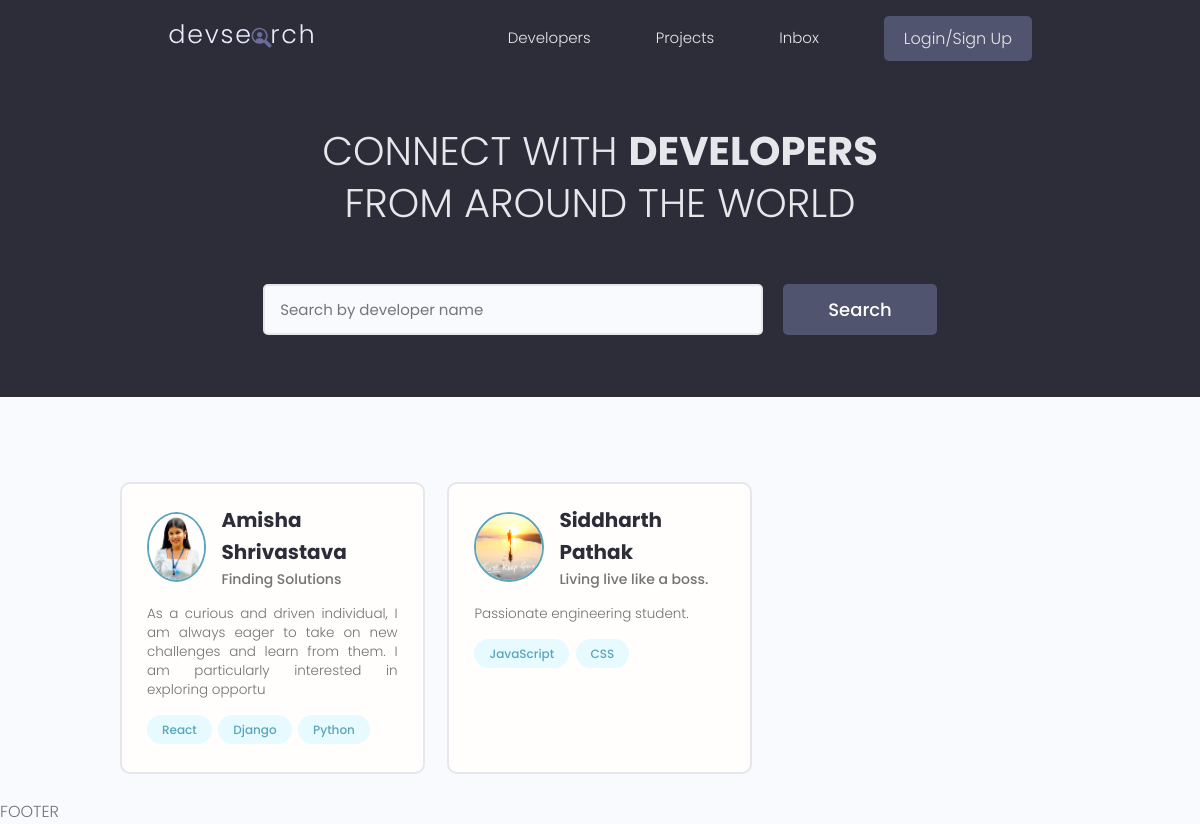
The page / on the database its author committed.
### users/models.py (models this page shows, shortened)
class Profile(models.Model):
    user = models.OneToOneField(User, on_delete=models.CASCADE, null=True, blank=True)
    name = models.CharField(max_length=200, blank=True, null=True) #character field need max length
    email = models.EmailField(max_length=500, blank=True, null=True)
    username = models.CharField(max_length=200, blank=True, null=True)
    location = models.CharField(max_length=200, blank=True, null=True)
    short_intro = models.CharField(max_length=200, blank=True, null=True)
    bio = models.TextField(blank=True, null=True)
    profile_image = models.ImageField(null=True, blank=True, upload_to='profiles/', default='profiles/user-default.png') #requires image processig library pillow by default image goes to static folder
    social_github = models.CharField(max_length=200, blank=True, null=True)
    social_linkedin = models.CharField(max_length=200, blank=True, null=True)
    social_website = models.CharField(max_length=200, blank=True, null=True)
    social_twitter = models.CharField(max_length=200, blank=True, null=True)
    created = models.DateTimeField(auto_now_add=True)
    id = models.UUIDField(default=uuid.uuid4, unique=True, primary_key=True, editable=False)

class Skill(models.Model):
    owner = models.ForeignKey(Profile, on_delete=models.CASCADE)
    name = models.CharField(max_length=200, blank=True, null=True) #character field need max length
    description = models.TextField(blank=True, null=True)
    created = models.DateTimeField(auto_now_add=True)
    id = models.UUIDField(default=uuid.uuid4, unique=True, primary_key=True, editable=False)
    def __str__(self):
        return str(self.name) #cant use anything except string

### users/views.py (the view)
# urls.py: path('',views.profiles, name="profiles"),
def profiles(request):
    profiles = Profile.objects.all()
    context = {'profiles':profiles}
    return render(request, 'users/profiles.html', context)

### users/templates/users/profiles.html (shortened to what this page needs)
{% extends "main.html"%}
{% block content%}
  <main class="home">
    <section class="hero-section text-center">
      <div class="container container--narrow">
        <div class="hero-section__box">
          <h2>CONNECT WITH <span>DEVELOPERS</span></h2>
          <h2>FROM AROUND THE WORLD</h2>
        </div>
        <div class="hero-section__search">
          <form class="form" action="#" method="get">
            <div class="form__field">
              <input class="input input--text" id="formInput#search" type="text" name="text"
                placeholder="Search by developer name" />
            </div>
            <input class="btn btn--sub btn--lg" type="submit" value="Search" />
          </form>
        </div>
      </div>
    </section>
    <section class="devlist">
      <div class="container">
        <div class="grid grid--three">
        {% for profile in profiles%}
          <div class="column card">
            <div class="dev">
              <a href="{% url 'user-profile' profile.id%}" class="card__body">
                <div class="dev__profile">
                  <img class="avatar avatar--md" src="{{profile.profile_image.url}}" alt="image" />
                  <div class="dev__meta">
                    <h3>{{profile.name}}</h3>
                    <h5>{{profile.short_intro|slice:"60"}}</h5>
                  </div>
                </div>
                <p class="dev__info">
                  {{profile.bio|slice:"150"}}
                </p>
                <div class="dev__skills">
                  {% for skill in profile.skill_set.all|slice:"5" %}
                  <span class="tag tag--pill tag--main">
                    <small>{{skill}}</small>
                  </span>
                  {% endfor %}
                </div>
              </a>
            </div>
          </div>
          {% endfor %}
        </div>
      </div>
    </section>
  </main>
  {% endblock %}

### static/styles/app.css (style rules this page uses)
:root { --color-sub: #2d2d39; }
.btn--sub { background-color: var(--color-sub-light); }
.card { border: 2px solid var(--color-light); }
img { width: 100%; }
.hero-section { height: 40vh; display: flex; align-items: center; background-color: var(--color-sub); }
.hero-section__box { margin-bottom: 4rem; }
.hero-section__box > h2, .hero-section__box > h2 > span { font-size: 4rem; color: var(--color-light); line-height: 1.3; text-transform: uppercase; }
.hero-section__box > h2 { font-weight: 300; }
.hero-section__box > h2 > span { font-weight: 700; }
.hero-section__search > .form { display: flex; align-items: center; justify-content: center; gap: 2rem; }
.hero-section__search > .form input.input--text { width: 50rem; }
.devlist { margin-top: 8rem; }
.devlist .grid { align-items: stretch; }
.devlist .dev .dev__profile { display: flex; align-items: center; gap: 1.5rem; }
.devlist .dev .dev__meta h3 { color: var(--color-sub); font-size: 2rem; font-weight: 700; }
.devlist .dev .dev__meta h5 { color: var(--color-text); font-size: 1.4rem; font-weight: 500; }
.devlist .dev .dev__info { margin: 1.5rem 0; font-size: 1.35rem; line-height: 1.4; text-align: justify; }

### static/uikit/styles/modules/_variables.css (style rules this page uses)
:root { --color-main: #5aa5b9; --color-main-light: #e6faff; --color-sub: #3f4156; --color-sub-light: #51546e; --color-sub-lighter: #ededfd; --color-text: #737373; --color-gray: #8b8b8b; --color-light: #e5e7eb; --color-light-gray: #767676; --color-bg: #f8fafd; --color-white: #fffefd; --color-white-light: #f3f3f3; --color-success: #359e64; --color-success-bg: #def8e8; --color-error: #fc4b0b; --color-error-bg: #fff2ee; --font-base: 'Poppins', arial, helvetica, 'Segoe UI', roboto, ubuntu, sans-serif; --font-monospace: 'Fira Code', 'Courier New', courier, monospace; --font-regular: 300; --font-medium: 500; --font-bold: 700; --generic-shadow: 1px 1px 5px #00000010; --generic-transition: all 0.3s ease-in-out; }

### static/uikit/styles/modules/_base.css (style rules this page uses)
* { margin: 0; padding: 0; box-sizing: border-box; text-rendering: optimizeLegibility; color: inherit; font-size: inherit; }
html { font-size: 50%; }
@media only screen and (min-width: 480px) { html { font-size: 56.25%; } }
@media only screen and (min-width: 1200px) { html { font-size: 62.5%; } }
body { line-height: 1.6; font-weight: 400; font-size: 1.5rem; color: var(--color-text); background-color: var(--color-bg); min-height: 100vh; }

### static/uikit/styles/modules/_typography.css (style rules this page uses)
* { font-family: var(--font-base); }
h2 { font-size: 3.6rem; font-weight: var(--font-bold); }
h3 { font-size: 3.2rem; font-weight: var(--font-medium); }
h5 { font-size: 2.4rem; font-weight: var(--font-medium); }
h5, h6 { font-weight: var(--font-regular); }
p, span, strong { font-size: 1.6rem; color: var(--color-text); font-weight: var(--font-regular); }
a { padding-bottom: 2px; text-decoration: none; display: inline-block; color: var(--color-main); font-weight: var(--font-medium); }

### static/uikit/styles/modules/_utilities.css (style rules this page uses)
.container { width: 92%; max-width: 165rem; margin: 0 auto; box-sizing: border-box; }
.container--narrow { width: 92%; max-width: 120rem; }
@media screen and (min-width: 1000px) { .container { width: 90%; } }
@media screen and (min-width: 1000px) { .container--narrow { width: 85%; } }
@media screen and (min-width: 1200px) { .container { width: 80%; } }
@media screen and (min-width: 1200px) { .container--narrow { width: 72%; } }
.text-center { text-align: center; }

### static/uikit/styles/modules/_avatar.css (style rules this page uses)
.avatar { border-radius: 50%; border: 2px solid var(--color-main); object-fit: cover; }
.avatar--md { height: 7rem; width: 7rem; }

### static/uikit/styles/modules/_button.css (style rules this page uses)
.btn { display: inline-block; position: relative; cursor: pointer; background-color: var(--color-light); font-weight: var(--font-medium); color: var(--color-sub); text-decoration: none; padding: 1rem 2rem; border-radius: 0.5rem; border: none; width: -webkit-fit-content; width: -moz-fit-content; width: fit-content; height: -webkit-fit-content; height: -moz-fit-content; height: fit-content; font-size: 1.6rem; outline-width: 0; outline-color: transparent; -webkit-backface-visibility: hidden; backface-visibility: hidden; transition: all 0.3s ease-in-out; }
.btn--sub { background-color: var(--color-sub); color: var(--color-white); }
.btn--lg { font-size: 1.8rem; padding: 1.2rem 4.5rem; }

### static/uikit/styles/modules/_card.css (style rules this page uses)
.card { border-radius: 1rem; background-color: var(--color-white); border: 1.5px solid var(--color-light); width: auto; height: auto; margin-top: 0.5rem; margin-bottom: 0.5rem; overflow: hidden; }
.card__body, .card__header { padding: 2rem 2.5rem; }

### rows shown on the page
Profile: profile_image (picture), name "Amisha Shrivastava", short_intro "Finding Solutions", bio "As a curious and driven individual, I am always eager to take on new challenges and learn from them. I am particularly interested in exploring opportu"
Skill: name "React"
Skill: name "Django"
Skill: name "Python"
Profile: profile_image (picture), name "Siddharth Pathak", short_intro "Living live like a boss.", bio "Passionate engineering student."
Skill: name "JavaScript"
Skill: name "CSS"
